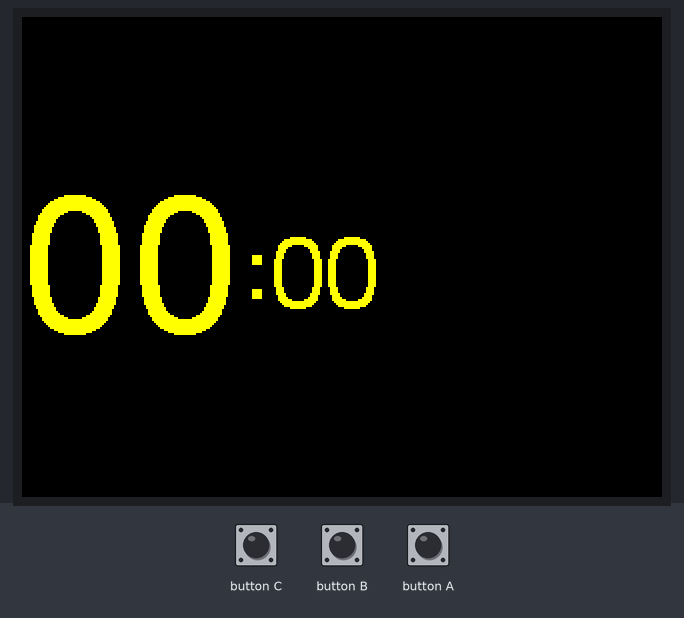
A program run on a simulated ESP32. Shown: 320×240 colour display. Inputs (shaded band) come from the test bench. Random numbers use the default seed unless the program sets one.

Above: at 1.4 s.
1.5 s: button C pressed for 0.15 s
At 3.4 s:
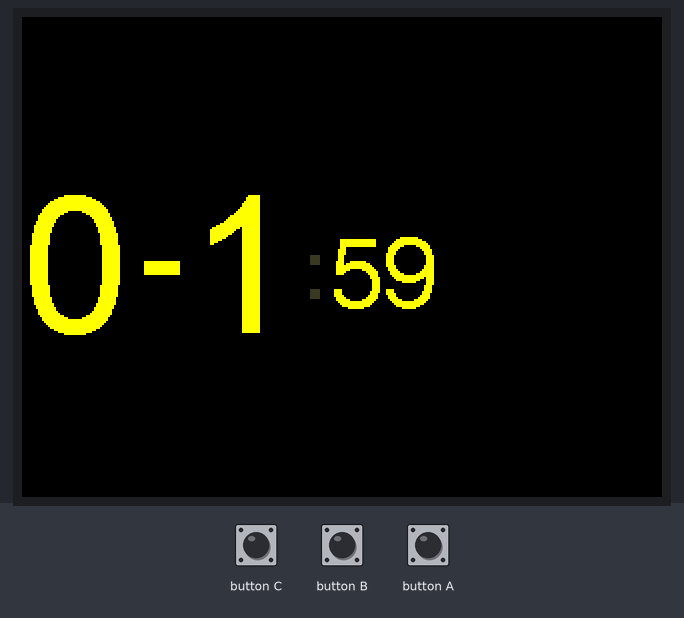
4.6 s: button A pressed for 0.15 s
At 6.4 s:
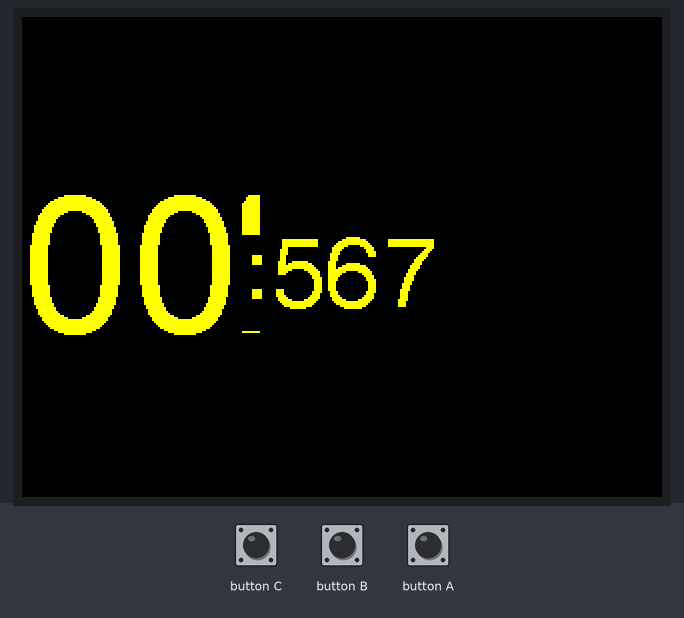
7.1 s: button A pressed for 1 s
At 9.4 s:
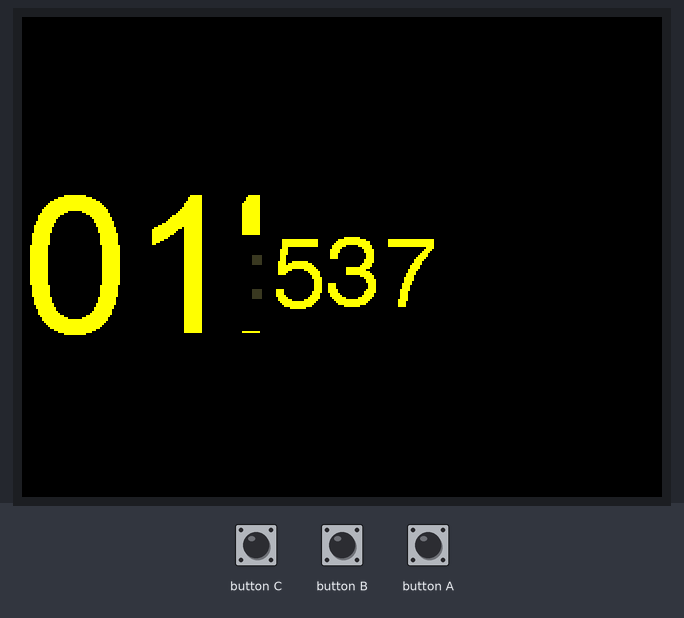
10.1 s: button B pressed for 0.15 s
Timing chart, 0 to 13.1 s (numbered marks = the images above; inputs shaded):
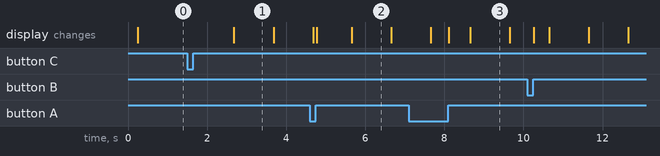

The program:

main.cpp
```cpp
/*
 An example digital clock using a TFT LCD screen to show the time.
 Demonstrates use of the font printing routines. (Time updates but date does not.)

 It uses the time of compile/upload to set the time
 For a more accurate clock, it would be better to use the RTClib library.
 But this is just a demo...

 Make sure all the display driver and pin comnenctions are correct by
 editting the User_Setup.h file in the TFT_eSPI library folder.

 #########################################################################
 ###### DON'T FORGET TO UPDATE THE User_Setup.h FILE IN THE LIBRARY ######
 #########################################################################

 Based on clock sketch by Gilchrist 6/2/2014 1.0

A few colour codes:

code	color
0x0000	Black
0xFFFF	White
0xBDF7	Light Gray
0x7BEF	Dark Gray
0xF800	Red
0xFFE0	Yellow
0xFBE0	Orange
0x79E0	Brown
0x7E0	Green
0x7FF	Cyan
0x1F	Blue
0xF81F	Pink

 */

#include <M5Stack.h>
#include "Aruduino_Timer.h"

#define TFT_GREY 0x5AEB

Aruduino_Timer timer;
TaskHandle_t timer_task;

//static uint8_t conv2d(const char* p); // Forward declaration needed for IDE 1.6.x


byte omm = 99, oss = 99;
byte xcolon = 0, xsecs = 0;
unsigned int colour = 0;

void draw_lcd(int min, int sec) {
  int xpos = 0;
  int ypos = 85; // Top left corner ot clock text, about half way down
  int ysecs = ypos + 24;

  if (omm != min) { // Redraw hours and minutes time every minute
    omm = min;

    if (min < 10) xpos += M5.Lcd.drawChar('0', xpos, ypos, 8); // Add minutes leading zero
    xpos += M5.Lcd.drawNumber(min, xpos, ypos, 8);             // Draw minutes
    xsecs = xpos; // Sae seconds 'x' position for later display updates
  }
  if (oss != sec) { // Redraw seconds time every second
    oss = sec;
    xpos = xsecs;

    if (sec % 2) { // Flash the colons on/off
      M5.Lcd.setTextColor(0x39C4, TFT_BLACK);        // Set colour to grey to dim colon
      xpos += M5.Lcd.drawChar(':', xsecs, ysecs, 6); // Seconds colon
      M5.Lcd.setTextColor(TFT_YELLOW, TFT_BLACK);    // Set colour back to yellow
    }
    else {
      xpos += M5.Lcd.drawChar(':', xsecs, ysecs, 6); // Seconds colon
    }

    //Draw seconds
    if (sec < 10) xpos += M5.Lcd.drawChar('0', xpos, ysecs, 6); // Add leading zero
    M5.Lcd.drawNumber(sec, xpos, ysecs, 6);                     // Draw seconds
  }
}

void setup(void) {
  //Serial.begin(115200);
  M5.begin();
  // M5.Lcd.setRotation(1);
  M5.Lcd.fillScreen(TFT_BLACK);

  M5.Lcd.setTextSize(1);
  M5.Lcd.setTextColor(TFT_YELLOW, TFT_BLACK);
}

void loop() {
  timer.timer_run();
  M5.update();
  if (M5.BtnA.wasReleased()) {
    timer.plus_min();
    delay(5);
  }
  if (M5.BtnB.wasReleased()) {
    timer.plus_sec();
    delay(5);
  }
  if (M5.BtnC.wasReleased()) {
    timer.status_change();
    delay(5);
  }

  // Update digital time
  int min = timer.get_min();
  int sec = timer.get_sec();

  draw_lcd(min, sec);
  if(timer.get_status() == TIMER_STATUS_FINISH) {
    M5.Lcd.fillTriangle(random(M5.Lcd.width()-1), random(M5.Lcd.height()-1), random(M5.Lcd.width()-1), random(M5.Lcd.height()-1), random(M5.Lcd.width()-1), random(M5.Lcd.height()-1), random(0xfffe));
  }
}


// Function to extract numbers from compile time string

/*
static uint8_t conv2d(const char* p) {
  uint8_t v = 0;
  if ('0' <= *p && *p <= '9')
    v = *p - '0';
  return 10 * v + *++p - '0';
}
*/
```

Aruduino_Timer.h
```cpp
#ifndef ARUDUINO_TIMER_H_INCLUDE
#define ARUDUINO_TIMER_H_INCLUDE

#define TIMER_STATUS_STOP   0
#define TIMER_STATUS_START  1
#define TIMER_STATUS_FINISH 2

#define MINUTE_MAX 60
#define SECOND_MAX 60


class Aruduino_Timer {
  public:
    Aruduino_Timer(int min = 0, int sec = 0);
    ~Aruduino_Timer();

    void plus_min();
    void plus_sec();
    void status_change();
    int  get_min();
    int  get_sec();
    int  get_status();
    void  timer_run();

  private:
    int status;
    int minute, second;
    int target_time;
};
#endif
```

Aruduino_Timer.cpp
```cpp
#include "Aruduino_Timer.h"
#include <M5Stack.h>

Aruduino_Timer::Aruduino_Timer(int min, int sec) {
        minute = min;
        second = sec;
        status = TIMER_STATUS_STOP;
}
Aruduino_Timer::~Aruduino_Timer() {}

void Aruduino_Timer::plus_min() {
    minute++;
    minute = minute % MINUTE_MAX;
}
void Aruduino_Timer::plus_sec() {
    second++;
    second = second % SECOND_MAX;
}

void Aruduino_Timer::status_change() {
    if(status == TIMER_STATUS_STOP) {
        status = TIMER_STATUS_START;
        target_time = millis() + 1000;

    }
    else {
        status = TIMER_STATUS_STOP;
    }
}

int  Aruduino_Timer::get_min() {
    return minute;
}

int  Aruduino_Timer::get_sec() {
    return second;
}

int  Aruduino_Timer::get_status() {
    return status;
}

void Aruduino_Timer::timer_run() {
    if(status != TIMER_STATUS_START) return;

    if (target_time < millis()) {
        // Set next update for 1 second later
            target_time = target_time + 1000;

        // Adjust the time values by adding 1 second
        second--;
        if(second < 0) {
            second = 59;
            minute--;
        }
        if(second == 0 && minute == 0) {
            status = TIMER_STATUS_FINISH;
        }

    }
}
```

Measured:
- after the input at 1.5 s, the display: changes after 1.2 s (image 1)
- what the display in image 1 shows lasts 1.0 s, from 2.7 s to 3.7 s
